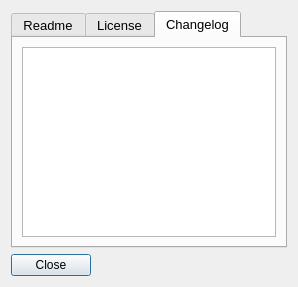
<?xml version="1.0" encoding="UTF-8"?>
<ui version="4.0">
 <class>WindowHelp</class>
 <widget class="QDialog" name="WindowHelp">
  <property name="geometry">
   <rect>
    <x>0</x>
    <y>0</y>
    <width>298</width>
    <height>287</height>
   </rect>
  </property>
  <property name="windowTitle">
   <string>Dialog</string>
  </property>
  <layout class="QVBoxLayout" name="VLayoutMain">
   <item>
    <widget class="QTabWidget" name="TabWidget">
     <property name="font">
      <font>
       <pointsize>10</pointsize>
      </font>
     </property>
     <property name="currentIndex">
      <number>2</number>
     </property>
     <widget class="QWidget" name="TabReadme">
      <attribute name="title">
       <string>Readme</string>
      </attribute>
      <layout class="QVBoxLayout" name="verticalLayout">
       <item>
        <widget class="QPlainTextEdit" name="TextReadme">
         <property name="font">
          <font>
           <family>Consolas</family>
           <pointsize>10</pointsize>
          </font>
         </property>
         <property name="readOnly">
          <bool>true</bool>
         </property>
         <property name="textInteractionFlags">
          <set>Qt::LinksAccessibleByKeyboard|Qt::LinksAccessibleByMouse|Qt::TextBrowserInteraction|Qt::TextSelectableByKeyboard|Qt::TextSelectableByMouse</set>
         </property>
        </widget>
       </item>
      </layout>
     </widget>
     <widget class="QWidget" name="TabLicense">
      <attribute name="title">
       <string>License</string>
      </attribute>
      <layout class="QVBoxLayout" name="verticalLayout_2">
       <item>
        <widget class="QPlainTextEdit" name="TextLicense">
         <property name="font">
          <font>
           <family>Consolas</family>
           <pointsize>10</pointsize>
          </font>
         </property>
         <property name="readOnly">
          <bool>true</bool>
         </property>
         <property name="textInteractionFlags">
          <set>Qt::LinksAccessibleByKeyboard|Qt::LinksAccessibleByMouse|Qt::TextBrowserInteraction|Qt::TextSelectableByKeyboard|Qt::TextSelectableByMouse</set>
         </property>
        </widget>
       </item>
      </layout>
     </widget>
     <widget class="QWidget" name="TabChangelog">
      <attribute name="title">
       <string>Changelog</string>
      </attribute>
      <layout class="QVBoxLayout" name="verticalLayout_3">
       <item>
        <widget class="QPlainTextEdit" name="TextChangelog">
         <property name="font">
          <font>
           <family>Consolas</family>
           <pointsize>10</pointsize>
          </font>
         </property>
         <property name="undoRedoEnabled">
          <bool>false</bool>
         </property>
         <property name="readOnly">
          <bool>true</bool>
         </property>
         <property name="textInteractionFlags">
          <set>Qt::LinksAccessibleByKeyboard|Qt::LinksAccessibleByMouse|Qt::TextBrowserInteraction|Qt::TextSelectableByKeyboard|Qt::TextSelectableByMouse</set>
         </property>
        </widget>
       </item>
      </layout>
     </widget>
    </widget>
   </item>
   <item>
    <widget class="QPushButton" name="ButtonClose">
     <property name="sizePolicy">
      <sizepolicy hsizetype="Fixed" vsizetype="Fixed">
       <horstretch>0</horstretch>
       <verstretch>0</verstretch>
      </sizepolicy>
     </property>
     <property name="text">
      <string>Close</string>
     </property>
    </widget>
   </item>
  </layout>
 </widget>
 <resources/>
 <connections/>
</ui>
